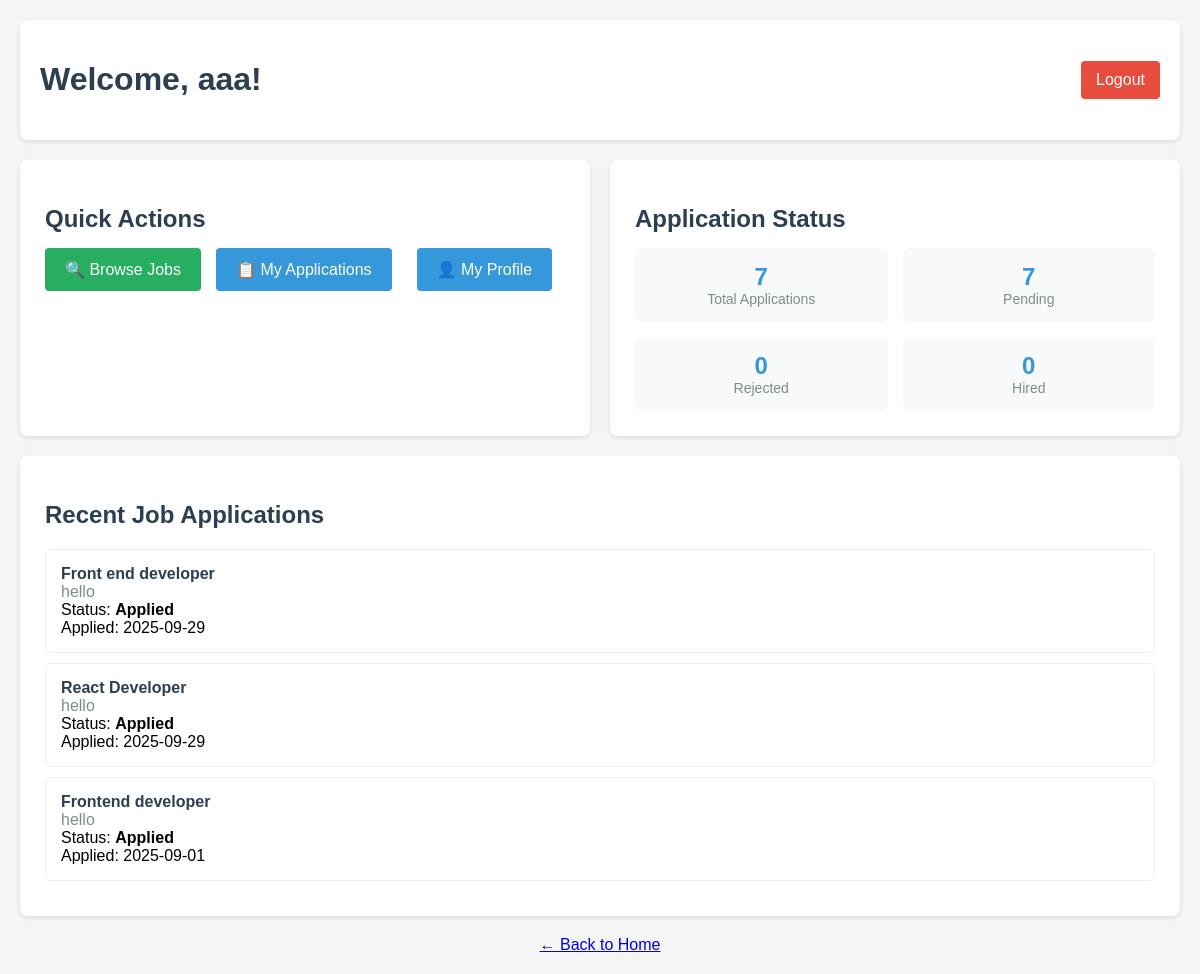
The page /dashboard/candidate (signed in) on the database its author committed.
### app.py (models this page shows, shortened)
class Candidate(UserMixin, db.Model):
    id = db.Column(db.Integer, primary_key=True)
    username = db.Column(db.String(20), unique=True, nullable=False)
    email = db.Column(db.String(120), unique=True, nullable=False)
    password_hash = db.Column(db.String(128))
    applications = db.relationship('Application', backref='applicant', lazy=True)

class Application(db.Model):
    id = db.Column(db.Integer, primary_key=True)
    candidate_id = db.Column(db.Integer, db.ForeignKey('candidate.id'), nullable=False)
    job_id = db.Column(db.Integer, db.ForeignKey('job.id'), nullable=False)
    status = db.Column(db.String(50), default='Applied')  # e.g., Applied, Aptitude Test, Coding Test, Project, Rejected, Hired
    aptitude_score = db.Column(db.Float)
    coding_score = db.Column(db.Float)
    project_score = db.Column(db.Float)
    date_applied = db.Column(db.DateTime, nullable=False, default=datetime.utcnow)

class Job(db.Model):
    id = db.Column(db.Integer, primary_key=True)
    title = db.Column(db.String(100), nullable=False)
    description = db.Column(db.Text, nullable=False)
    requirements = db.Column(db.Text)
    role_type = db.Column(db.String(50), nullable=False)  # e.g., 'Developer', 'UI/UX', 'Marketing'
    company_id = db.Column(db.Integer, db.ForeignKey('company.id'), nullable=False)
    date_posted = db.Column(db.DateTime, nullable=False, default=datetime.utcnow)
    applications = db.relationship('Application', backref='position', lazy=True)

class Company(UserMixin, db.Model):
    id = db.Column(db.Integer, primary_key=True)
    company_name = db.Column(db.String(100), unique=True, nullable=False)
    email = db.Column(db.String(120), unique=True, nullable=False)
    password_hash = db.Column(db.String(128))
    jobs = db.relationship('Job', backref='employer', lazy=True)

### app.py (the view)
@app.route('/dashboard/candidate')
@login_required
def candidate_dashboard():
    if not isinstance(current_user, Candidate):
        flash('Access denied. Please login as a candidate.', 'error')
        return redirect(url_for('login'))
    return render_template('candidate_dashboard.html', user=current_user)

### app.py (called while the page is built)
@login_manager.user_loader
def load_user(user_id):
    print(f"Trying to load user with ID: {user_id}")
    if not user_id or '_' not in user_id:
        print("Invalid user ID format")
        return None
    try:
        user_type, id_num = user_id.split('_', 1)
        id_num = int(id_num)
        if user_type == 'candidate':
            user = Candidate.query.get(id_num)
            if user:
                print(f"Loaded candidate: {user.username}")
            return user
        elif user_type == 'company':
            user = Company.query.get(id_num)
            if user:
                print(f"Loaded company: {user.company_name}")
            return user
        else:
            print(f"Unknown user type: {user_type}")
            return None
    except ValueError:
        print(f"Invalid user ID format: {user_id}")
        return None

### templates/candidate_dashboard.html (shortened to what this page needs)
<!DOCTYPE html>
<html lang="en">
<head>
</head>
<body>
    <div class="header">
        <h1 class="welcome">Welcome, {{ user.username }}!</h1>
        <a href="{{ url_for('logout') }}" class="logout-btn">Logout</a>
    </div>
    <div class="dashboard-grid">
        <div class="dashboard-card">
            <h2 class="card-title">Quick Actions</h2>
            <div class="quick-actions">
                <a href="{{ url_for('browse_jobs') }}" class="btn-success">🔍 Browse Jobs</a>
                <a href="{{ url_for('view_applications') }}" class="btn-primary">📋 My Applications</a>
<a href="{{ url_for('profile_page') }}" class="btn-primary">👤 My Profile</a>            </div>
        </div>
        <div class="dashboard-card">
            <h2 class="card-title">Application Status</h2>
            <div class="stats">
                <div class="stat-item">
                    <div class="stat-number">{{ user.applications|length }}</div>
                    <div class="stat-label">Total Applications</div>
                </div>
                <div class="stat-item">
                    <div class="stat-number">{{ user.applications|selectattr('status', 'equalto', 'Applied')|list|length }}</div>
                    <div class="stat-label">Pending</div>
                </div>
                <div class="stat-item">
                    <div class="stat-number">{{ user.applications|selectattr('status', 'equalto', 'Rejected')|list|length }}</div>
                    <div class="stat-label">Rejected</div>
                </div>
                <div class="stat-item">
                    <div class="stat-number">{{ user.applications|selectattr('status', 'equalto', 'Hired')|list|length }}</div>
                    <div class="stat-label">Hired</div>
                </div>
            </div>
        </div>
    </div>
    <div class="dashboard-card">
        <h2 class="card-title">Recent Job Applications</h2>
        <div class="recent-jobs">
            {% if user.applications %}
                {% for application in user.applications[-3:]|reverse %}
                    <div class="job-item">
                        <div class="job-title">{{ application.position.title }}</div>
                        <div class="job-company">{{ application.position.employer.company_name }}</div>
                        <div>Status: <strong>{{ application.status }}</strong></div>
                        <div>Applied: {{ application.date_applied.strftime('%Y-%m-%d') }}</div>
                    </div>
                {% endfor %}
            {% else %}
                <div class="empty-state">
                    <p>You haven't applied to any jobs yet.</p>
                    <p>Start browsing available positions to apply!</p>
                </div>
            {% endif %}
        </div>
    </div>
    <div style="text-align: center; margin-top: 20px;">
        <a href="{{ url_for('home') }}">← Back to Home</a>
    </div>
</body>
</html>

### templates/candidate_dashboard.html (style rules this page uses)
body { font-family: Arial, sans-serif; max-width: 1200px; margin: 0 auto; padding: 20px; background-color: #f5f5f5; }
.header { display: flex; justify-content: space-between; align-items: center; background: white; padding: 20px; border-radius: 8px; box-shadow: 0 2px 5px rgba(0,0,0,0.1); margin-bottom: 20px; }
.welcome { color: #2c3e50; }
.logout-btn { background-color: #e74c3c; color: white; padding: 10px 15px; text-decoration: none; border-radius: 4px; }
.dashboard-grid { display: grid; grid-template-columns: 1fr 1fr; gap: 20px; margin-bottom: 20px; }
.dashboard-card { background: white; padding: 25px; border-radius: 8px; box-shadow: 0 2px 5px rgba(0,0,0,0.1); }
.card-title { color: #2c3e50; margin-bottom: 15px; }
.stats { display: grid; grid-template-columns: 1fr 1fr; gap: 15px; }
.stat-item { text-align: center; padding: 15px; background: #f8f9fa; border-radius: 6px; }
.stat-number { font-size: 24px; font-weight: bold; color: #3498db; }
.stat-label { color: #7f8c8d; font-size: 14px; }
.btn-primary { background-color: #3498db; color: white; padding: 12px 20px; text-decoration: none; border-radius: 4px; display: inline-block; margin-right: 10px; }
.btn-success { background-color: #27ae60; color: white; padding: 12px 20px; text-decoration: none; border-radius: 4px; display: inline-block; }
.recent-jobs { margin-top: 20px; }
.job-item { padding: 15px; border: 1px solid #eee; border-radius: 6px; margin-bottom: 10px; }
.job-title { font-weight: bold; color: #2c3e50; }
.job-company { color: #7f8c8d; }
.quick-actions { display: flex; gap: 15px; flex-wrap: wrap; }

### rows shown on the page
Candidate: username "aaa"
Application: position "Front end developer", position.employer.company_name "hello", status "Applied", date_applied "2025-09-29"
Application: position "React Developer", position.employer.company_name "hello", status "Applied", date_applied "2025-09-29"
Application: position "Frontend developer", position.employer.company_name "hello", status "Applied", date_applied "2025-09-01"

### other values the page prints
{{ user.applications|length }} "7"
{{ user.applications|selectattr('status', 'equalto', 'Hired')|list|length }} "0"
